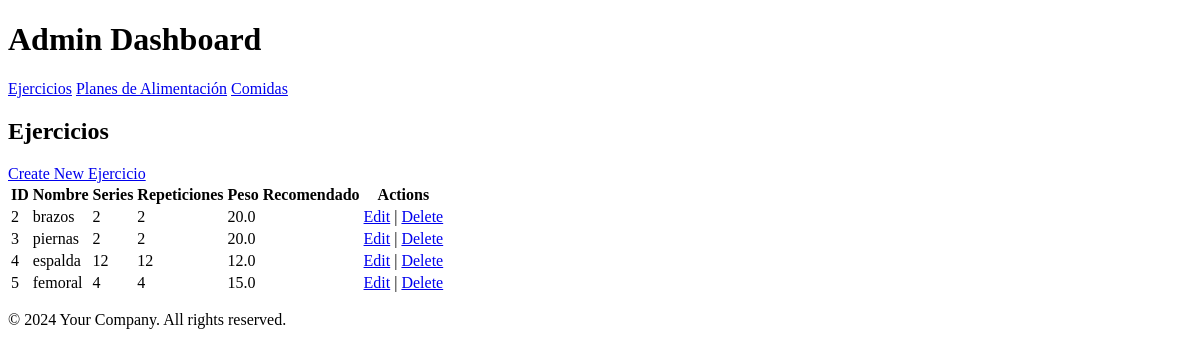
The page /ejercicios/ on the database as committed earlier.
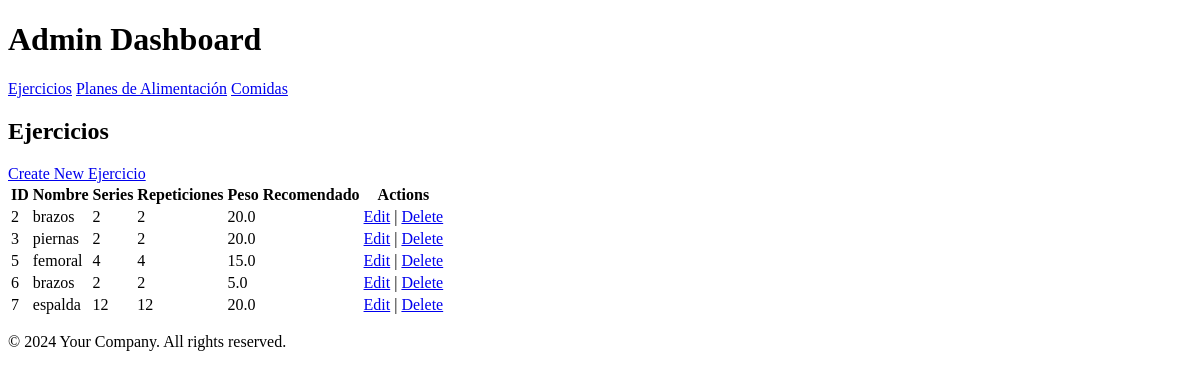
The same page on the database as committed later.
### accounts/models.py (models this page shows, shortened)
class Ejercicio(models.Model):
    administrador = models.ForeignKey(
        User,
        on_delete=models.SET_NULL,
        null=True,
        blank=True,
        related_name='ejercicios_creados'
    )
    nombre = models.CharField(max_length=100)
    series = models.IntegerField()
    repeticiones = models.IntegerField()
    peso_recomendado = models.FloatField()

### accounts/views.py (the view)
# urls.py: path('ejercicios/', views.ejercicio_list, name='ejercicio_list'),
def ejercicio_list(request):
    ejercicios = Ejercicio.objects.all()
    return render(request, 'accounts/ejercicio_list.html', {'ejercicios': ejercicios})

### accounts/templates/accounts/ejercicio_list.html
{% extends "accounts/base.html" %} {% block content %}
<h2>Ejercicios</h2>
<a href="{% url 'create_ejercicio' %}">Create New Ejercicio</a>
<table>
  <thead>
    <tr>
      <th>ID</th>
      <th>Nombre</th>
      <th>Series</th>
      <th>Repeticiones</th>
      <th>Peso Recomendado</th>
      <th>Actions</th>
    </tr>
  </thead>
  <tbody>
    {% for ejercicio in ejercicios %}
    <tr>
      <td>{{ ejercicio.id }}</td>
      <td>{{ ejercicio.nombre }}</td>
      <td>{{ ejercicio.series }}</td>
      <td>{{ ejercicio.repeticiones }}</td>
      <td>{{ ejercicio.peso_recomendado }}</td>
      <td>
        <a href="{% url 'update_ejercicio' ejercicio.id %}">Edit</a> |
        <a href="{% url 'delete_ejercicio' ejercicio.id %}">Delete</a>
      </td>
    </tr>
    {% endfor %}
  </tbody>
</table>
{% endblock %}

### accounts/templates/accounts/base.html (shortened to what this page needs)
<!DOCTYPE html>
<html lang="en">
  <head>
  </head>
  <body>
    <header>
      <h1>Admin Dashboard</h1>
      <nav>
        <a href="{% url 'ejercicio_list' %}">Ejercicios</a>
        <a href="{% url 'planalimentacion_list' %}">Planes de Alimentación</a>
        <a href="{% url 'comida_list' %}">Comidas</a>
      </nav>
    </header>
    <main>{% block content %}{% endblock %}</main>
    <footer>
      <p>&copy; 2024 Your Company. All rights reserved.</p>
    </footer>
  </body>
</html>

Rows that differ between the two databases and show on the page:
removed Ejercicio: id "4", nombre "espalda", series "12", repeticiones "12", peso_recomendado "12.0"
added Ejercicio: id "6", nombre "brazos", series "2", repeticiones "2", peso_recomendado "5.0"
added Ejercicio: id "7", nombre "espalda", series "12", repeticiones "12", peso_recomendado "20.0"
